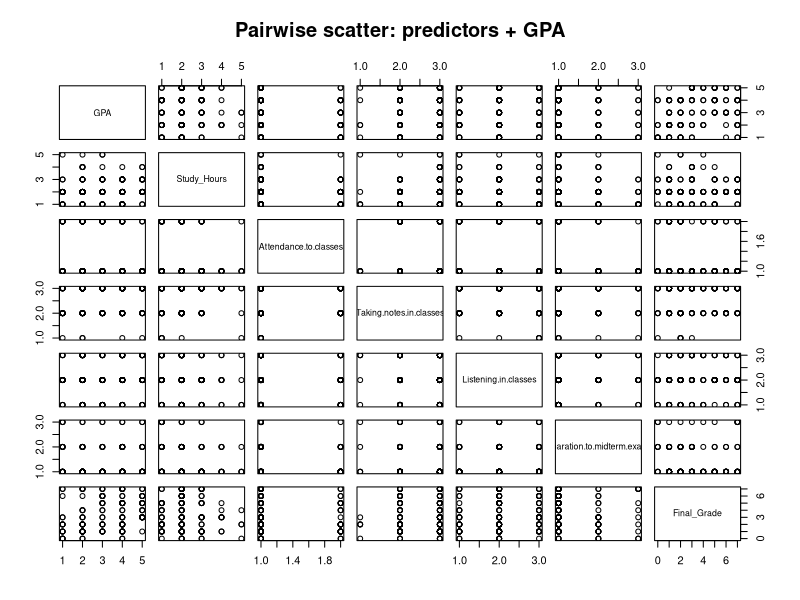
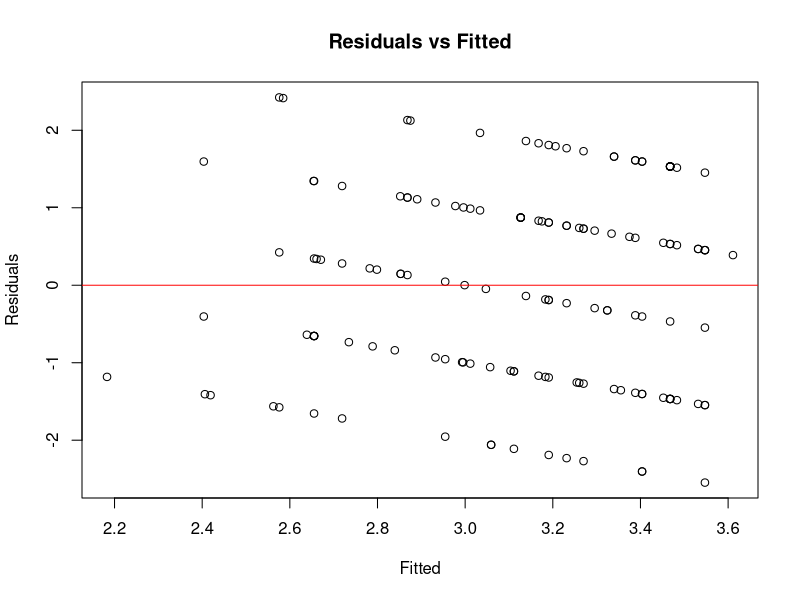
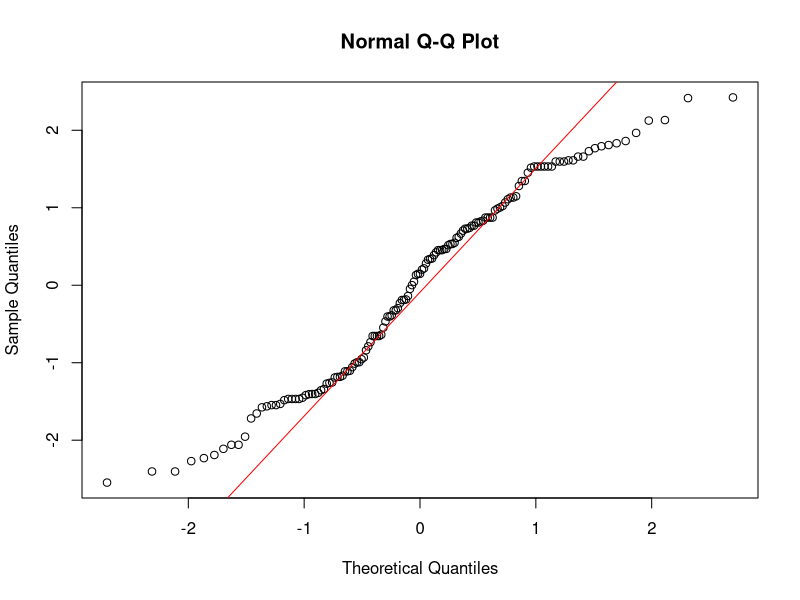

Reproduce these figures in R, in order. (Note: this script raises an error after producing the figures.)
# =========================================
# (Hafeez) - Step 1: Load Clean Dataset & Initial Preview
# =========================================

# Load cleaned dataset created by Pooji
student_data <- read.csv("Final_Clean_Student_Data.csv", stringsAsFactors = FALSE)

# View structure of dataset
str(student_data)

# View first 6 rows
head(student_data)

# Quick counts
cat("Total rows:", nrow(student_data), " Total columns:", ncol(student_data), "\n")



# =========================================
# (Hafeez) - Step 2: Exploratory correlations & pairwise checks
# =========================================

# Ensure variables we will analyse are numeric (convert factors if necessary)
analysis_vars <- c("GPA",
                   "Study_Hours",
                   "Attendance.to.classes",
                   "Taking.notes.in.classes",
                   "Listening.in.classes",
                   "Preparation.to.midterm.exams.1",
                   "Final_Grade")

for (v in analysis_vars) {
  if (v %in% names(student_data)) {
    if (is.factor(student_data[[v]])) {
      student_data[[v]] <- as.numeric(as.character(student_data[[v]]))
    }
  }
}

# Select numeric subset (complete cases for correlation)
num_subset <- na.omit(student_data[ , intersect(analysis_vars, names(student_data))])

# Correlation matrix (pairwise.complete.obs if you prefer)
cor_mat <- round(cor(num_subset, use = "pairwise.complete.obs"), 3)

# Save correlation matrix for report
if (!dir.exists("report")) dir.create("report")
if (!dir.exists("report/tables")) dir.create("report/tables")
write.csv(as.data.frame(cor_mat), file = "report/tables/Hafeez_correlation_matrix.csv", row.names = TRUE)

# Print correlation matrix to console
print(cor_mat)

# Pairwise scatterplot matrix saved to file
if (!dir.exists("report/figures")) dir.create("report/figures")
png(filename = "report/figures/Hafeez_pairwise_scatter.png", width = 900, height = 900)
pairs(num_subset, main = "Pairwise scatter: predictors + GPA")
dev.off()


# =========================================
# (Hafeez) - Step 3: Multiple regression (GPA ~ predictors) & diagnostics
# =========================================

# Define formula (same predictors as Zaheer used)
formula_model <- GPA ~ Study_Hours + Attendance.to.classes + Taking.notes.in.classes +
  Listening.in.classes + Preparation.to.midterm.exams.1

# Fit linear model using base R
lm_model <- lm(formula_model, data = student_data)

# Summarize and save main outputs
lm_summary <- summary(lm_model)

# Create tidy-like coefficients table (base R)
coeffs <- as.data.frame(coef(lm_summary))
coeffs$term <- rownames(coeffs)
names(coeffs) <- c("estimate", "std.error", "t.value", "p.value", "term")
coeffs <- coeffs[ , c("term","estimate","std.error","t.value","p.value")]

# Save coefficient table and full summary
write.csv(coeffs, file = "report/tables/Hafeez_lm_coefficients.csv", row.names = FALSE)
capture.output(lm_summary, file = "report/tables/Hafeez_lm_full_summary.txt")

# Save model stats (R-squared, adj R2, F-stat)
lm_stats <- data.frame(
  r.squared = lm_summary$r.squared,
  adj.r.squared = lm_summary$adj.r.squared,
  f.statistic = if(!is.null(lm_summary$fstatistic)) lm_summary$fstatistic[1] else NA,
  df1 = if(!is.null(lm_summary$fstatistic)) lm_summary$fstatistic[2] else NA,
  df2 = if(!is.null(lm_summary$fstatistic)) lm_summary$fstatistic[3] else NA
)
write.csv(lm_stats, file = "report/tables/Hafeez_lm_model_stats.csv", row.names = FALSE)

# =========================================
# VIF calculation using base R (no extra packages)
# VIF_j = 1 / (1 - R2_j) where R2_j is R^2 from regressing predictor j on other predictors
# =========================================
predictors <- c("Study_Hours", "Attendance.to.classes", "Taking.notes.in.classes",
                "Listening.in.classes", "Preparation.to.midterm.exams.1")

vif_calc <- function(df, pred) {
  others <- setdiff(predictors, pred)
  f <- as.formula(paste(pred, "~", paste(others, collapse = " + ")))
  mod <- lm(f, data = df)
  r2 <- summary(mod)$r.squared
  vif <- ifelse(1 - r2 == 0, NA, 1 / (1 - r2))
  return(vif)
}

vif_vals <- sapply(predictors, function(p) {
  if (p %in% names(student_data)) vif_calc(student_data, p) else NA
})
vif_df <- data.frame(predictor = names(vif_vals), VIF = round(as.numeric(vif_vals), 3), row.names = NULL)
write.csv(vif_df, "report/tables/Hafeez_vif.csv", row.names = FALSE)
print(vif_df)

# =========================================
# Residual diagnostics (base R)
# =========================================
resid_vals <- residuals(lm_model)
fitted_vals <- fitted(lm_model)

# Save residuals / fitted table
write.csv(data.frame(fitted = fitted_vals, residuals = resid_vals),
          "report/tables/Hafeez_residuals_fitted.csv", row.names = FALSE)

# Shapiro-Wilk test for normality of residuals (note: >5000 obs gives error; here n=145 so ok)
shapiro_res <- shapiro.test(resid_vals)
capture.output(shapiro_res, "report/tables/Hafeez_shapiro_residuals.txt")
print(shapiro_res)

# Basic diagnostic plots saved as PNG
png("report/figures/Hafeez_resid_vs_fitted.png", width = 800, height = 600)
plot(fitted_vals, resid_vals, main = "Residuals vs Fitted", xlab = "Fitted", ylab = "Residuals")
abline(h = 0, col = "red")
dev.off()

png("report/figures/Hafeez_qqplot.png", width = 800, height = 600)
qqnorm(resid_vals); qqline(resid_vals, col = "red")
dev.off()



# =========================================
# (Hafeez) - Step 4: Effect sizes, partial R2 approximation & save outputs
# =========================================

# Standardized coefficients (simple approach: scale variables and re-fit)
std_lm <- lm(scale(GPA) ~ scale(Study_Hours) + scale(Attendance.to.classes) +
               scale(Taking.notes.in.classes) + scale(Listening.in.classes) +
               scale(Preparation.to.midterm.exams.1), data = student_data)
std_coefs <- as.data.frame(coef(summary(std_lm)))
std_coefs$term <- rownames(std_coefs)
names(std_coefs)[1:4] <- c("estimate","std.error","t.value","p.value")
std_coefs <- std_coefs[ , c("term","estimate","std.error","t.value","p.value")]
write.csv(std_coefs, "report/tables/Hafeez_standardized_coefficients.csv", row.names = FALSE)

# Partial R2 approx: compare full model R2 to model without each predictor
full_r2 <- summary(lm_model)$r.squared
partial_R2 <- sapply(predictors, function(p) {
  others <- setdiff(predictors, p)
  f <- as.formula(paste("GPA ~", paste(others, collapse = " + ")))
  m <- lm(f, data = student_data)
  max(0, full_r2 - summary(m)$r.squared)
})
partial_R2_df <- data.frame(predictor = predictors, partial_R2 = round(partial_R2, 4))
write.csv(partial_R2_df, "report/tables/Hafeez_partial_R2.csv", row.names = FALSE)
print(partial_R2_df)

# Save model object (RData) for reproducibility
save(lm_model, file = "report/tables/Hafeez_lm_model.RData")

# One-line summary saved for quick paste into report
one_line <- paste0("Linear model: GPA ~ Study_Hours + Attendance + TakingNotes + Listening + ExamPrep; R2 = ",
                   round(full_r2, 3, digits = 3))
cat(one_line, file = "report/tables/Hafeez_one_line_summary.txt")

